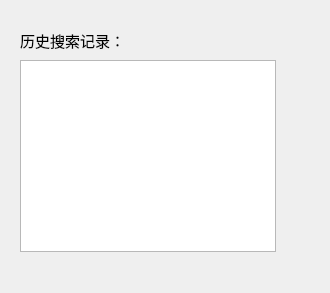
<?xml version="1.0" encoding="UTF-8"?>
<ui version="4.0">
 <class>addline</class>
 <widget class="QDialog" name="addline">
  <property name="geometry">
   <rect>
    <x>0</x>
    <y>0</y>
    <width>330</width>
    <height>293</height>
   </rect>
  </property>
  <property name="windowTitle">
   <string>历史记录</string>
  </property>
  <widget class="QLabel" name="label">
   <property name="geometry">
    <rect>
     <x>20</x>
     <y>30</y>
     <width>121</width>
     <height>20</height>
    </rect>
   </property>
   <property name="font">
    <font>
     <pointsize>11</pointsize>
    </font>
   </property>
   <property name="text">
    <string>历史搜索记录：</string>
   </property>
  </widget>
  <widget class="QListWidget" name="listWidget">
   <property name="geometry">
    <rect>
     <x>20</x>
     <y>60</y>
     <width>256</width>
     <height>192</height>
    </rect>
   </property>
  </widget>
 </widget>
 <resources/>
 <connections/>
</ui>
